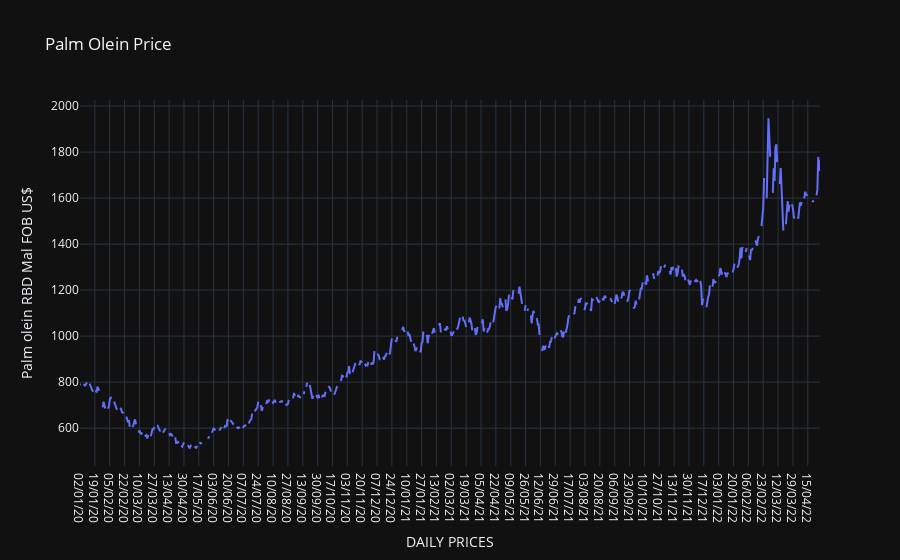

Source (notebook cell):
### Markdown cell above
I need to find more data. Ideally daily price data back to 1961

### Code cell
fig = px.line(price, x='DAILY PRICES', y='Palm olein RBD Mal FOB US$', title='Palm Olein Price')
fig.show()
# format this

### Figure 1 — Plotly figure (JSON) as saved in the notebook; plotly's stock layout.template omitted (floating-point values rounded to 4 significant figures; data arrays with more than 128 entries replaced by an {"elided": "..."} marker saying what was removed)
{"data": [{"hovertemplate": "DAILY PRICES=%{x}<br>Palm olein RBD Mal FOB US$=%{y}<extra></extra>", "legendgroup": "", "line": {"color": "#636efa", "dash": "solid"}, "marker": {"symbol": "circle"}, "mode": "lines", "name": "", "orientation": "v", "showlegend": false, "x": {"elided": "849 str values"}, "xaxis": "x", "y": {"elided": "849 float values"}, "yaxis": "y", "type": "scatter"}], "layout": {"xaxis": {"anchor": "y", "domain": [0.0, 1.0], "title": {"text": "DAILY PRICES"}}, "yaxis": {"anchor": "x", "domain": [0.0, 1.0], "title": {"text": "Palm olein RBD Mal FOB US$"}}, "legend": {"tracegroupgap": 0}, "title": {"text": "Palm Olein Price"}}}
